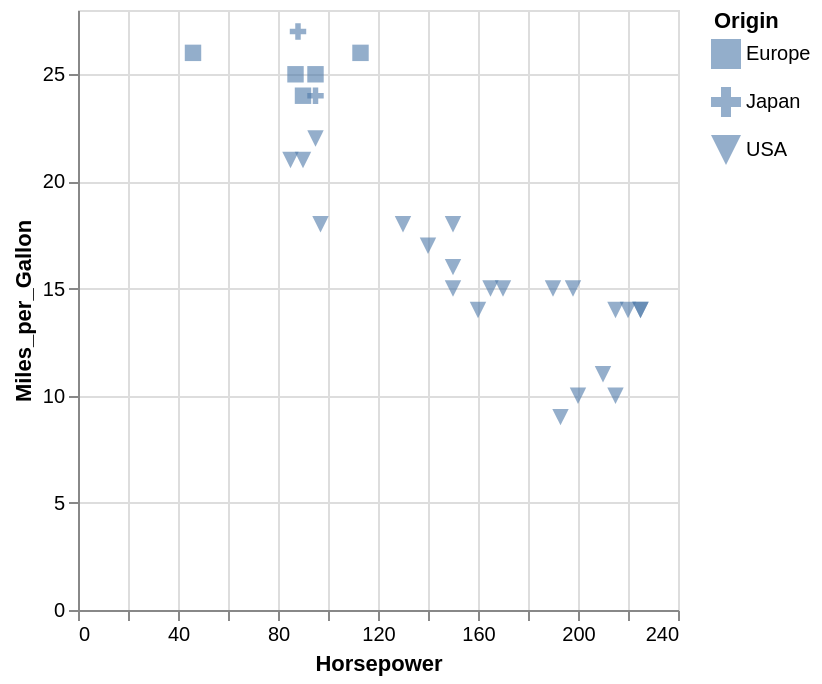

Write a Vega-Lite specification for this figure.
### Vega-Lite specification from a JSON file in a GitHub repository (floating-point values rounded to 4 significant figures; data arrays with more than 128 entries replaced by an {"elided": "..."} marker saying what was removed)
{"$schema": "https://vega.github.io/schema/vega-lite/v5.json", "data": {"values": {"elided": "406 records"}}, "description": "Custom shape sets encoding origin.", "encoding": {"opacity": {"value": 0.6}, "shape": {"field": "Origin", "scale": {"domain": ["Europe", "Japan", "USA"], "range": ["M -1.5 -1.5 h 3 v 3 h -3z", "M -1.5 -1.5 m1 0 h 1 v 1 h 1 v 1 h -1 v 1 h -1  v -1 h -1 v -1 h 1z", "M -1.5 -1.5 h 3 l -1.5 3z"]}, "type": "nominal"}, "x": {"field": "Horsepower", "type": "quantitative"}, "y": {"field": "Miles_per_Gallon", "type": "quantitative"}}, "mark": {"filled": true, "type": "point"}, "transform": [{"as": "YearOfManufacture", "calculate": "year(datum.Year)"}, {"filter": "datum.YearOfManufacture == 1970"}]}
